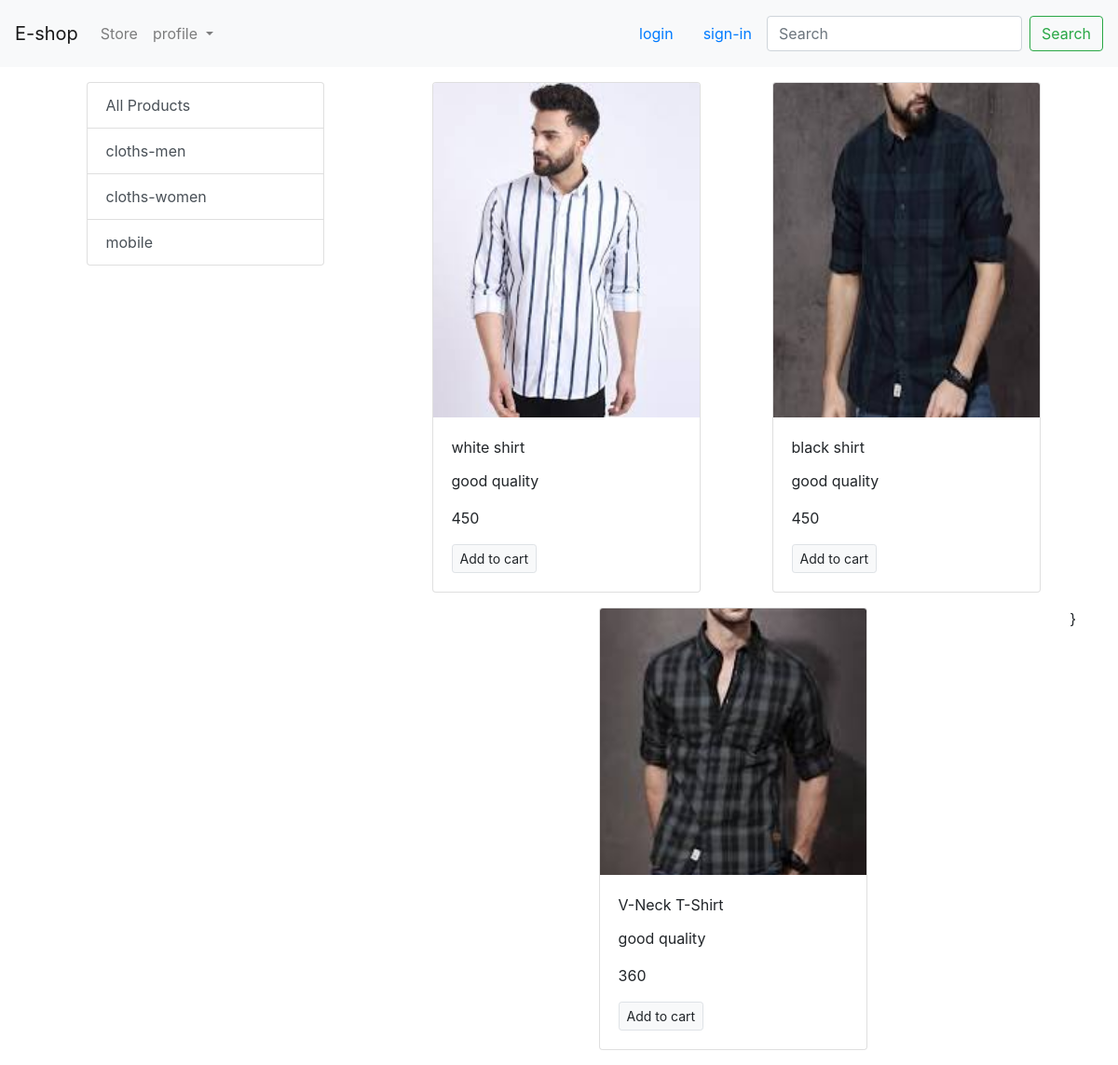
/?category=1, run on the app's committed database.
### store/models/category.py (models this page shows, shortened)
class Category(models.Model):
    name = models.CharField(max_length=20)
    @staticmethod
    def get_all_categories():
        return Category.objects.all()

### store/models/product.py (models this page shows, shortened)
class Product(models.Model):
    name = models.CharField(max_length=50)
    price = models.IntegerField(default=0)
    category = models.ForeignKey(Category, on_delete=models.CASCADE, default=1)
    description = models.CharField(max_length=200, default='')
    image = models.ImageField(upload_to='uploads/products/',default='')
    @staticmethod
    def get_all_products_by_categoryid(category_id):
        if category_id:
            return Product.objects.filter(category = category_id)
        else:
            return Product.get_all_products();

### store/views.py (the view)
# urls.py: path('', index)
def index(request):
    products = None
    categories = Category.get_all_categories()
    categoryID = request.GET.get('category')
    if categoryID:
        products = Product.get_all_products_by_categoryid(categoryID)
    else:
        products = Product.get_all_products();
    data ={}
    data['products'] = products
    data['categories'] = categories
    return render(request, 'index.html', data)

### store/templates/index.html
{% extends 'base.html' %}
{% block content %}
<div class="container mt-3">
  <div class="row">
    <div class="col-lg-3 mx-auto">
      <div class="list-group">
        <a href="/" class="list-group-item list-group-item-action">All Products</a>
        {% for category in categories %}
        <a href="/?category={{category.id}}" class="list-group-item list-group-item-action">{{category.name}}</a>
        {% endfor %}
      </div>
    </div>
    <div id="products" class="col-lg-8">
      <div class="row mx-auto w">
        {% for product in products%}
        <div class="card mx-auto mb-3" style="width: 18rem">
          <img
            class="card-img-top h-100"
            src="{{product.image.url}}"
            alt="Card image cap"
          />
          <div class="card-body">
            <p class="card-title">{{product.name}}</p>
            <p class="card-text">{{product.description}}</p>
            <p class="card-price">{{product.price}}</p>
            <a href="#" class="btn btn-light border btn-sm">Add to cart</a>
          </div>
        </div>
        {% endfor %}}
      </div>
    </div>
  </div>
</div>
{% endblock %}

### data on the page
Category: name "cloths-men"
Category: name "cloths-women"
Category: name "mobile"
Product: image (picture), name "white shirt", description "good quality", price "450"
Product: image (picture), name "black shirt", description "good quality", price "450"
Product: image (picture), name "V-Neck T-Shirt", description "good quality", price "360"
